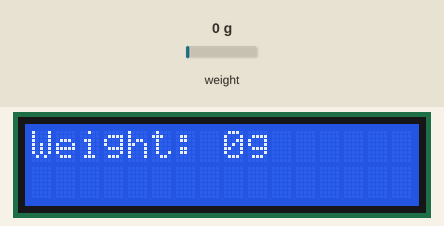
This sketch was run on a simulated ESP8266 (NodeMCU). On the bench: 16×2 character LCD. The test bench sets the inputs (shaded band); at power-on: weight on the scale 0 g. WiFi joins after 1.5 s; servers stay silent unless stated; no MQTT or app messages arrive unless stated; what the sketch prints to the serial monitor is not drawn.

Above: at 18.7 s.
18.8 s: weight on the scale set to 100 g
At 22.3 s:
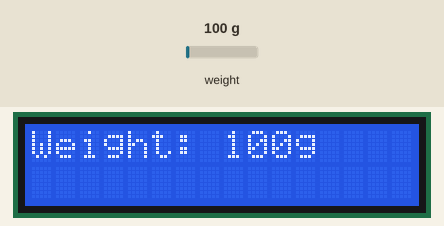
22.6 s: weight on the scale set to 1250 g
At 24.7 s:
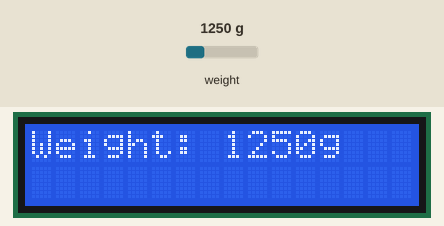
25.7 s: weight on the scale set to 2500 g
At 28.1 s:
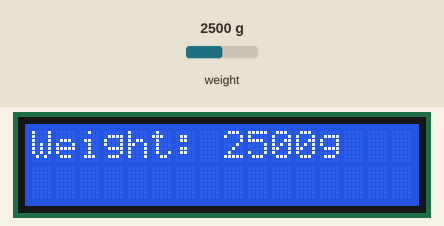
Timing chart, 0 to 29.6 s (numbered marks = the images above; inputs shaded):
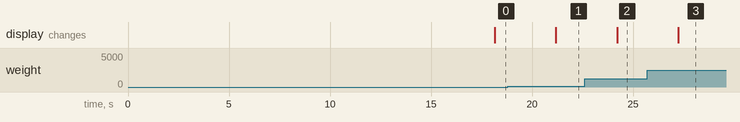

The sketch:

loadcell.ino
```cpp
#include <LiquidCrystal_I2C.h>
#include "HX711.h"
#include <ESP8266WiFi.h>
#include <String.h>
#include <PubSubClient.h>

#define wifi_ssid  "VietAnh"
#define wifi_password  "123456789"
#define mqtt_server "broker.mqttdashboard.com"
#define mqtt_user "thuy"
#define mqtt_password "123456"
#define topic  "sensorData1234"

LiquidCrystal_I2C lcd(0x27, 16, 2); // Địa chỉ I2C của màn hình LCD

#define LOADCELL_DOUT_PIN  2
#define LOADCELL_SCK_PIN   14

HX711 LOADCELL_HX711;

WiFiClient espClient;
PubSubClient client(espClient);

void setup() {
  Serial.begin(115200);
  lcd.begin();
  lcd.backlight();
  lcd.setCursor(0, 0);
  lcd.print("Weight:");

  Serial.println("Setup...");
  delay(1000);

  Serial.println();
  Serial.println("LOADCELL_HX711 begin.");
  LOADCELL_HX711.begin(LOADCELL_DOUT_PIN, LOADCELL_SCK_PIN);

  delay(1000);

  Serial.println();
  if (LOADCELL_HX711.is_ready()) {
    Serial.println("Do not place any object or weight on the scale.");
    Serial.println("Please wait...");
    for (int i = 5; i > 0; i--) {
      Serial.println(i);
      delay(1000);
    }

    LOADCELL_HX711.set_scale(108.057);
    Serial.println();
    Serial.println("Set the scales...");
    Serial.println("Please wait...");
    delay(1000);

    LOADCELL_HX711.tare();  //--> Reset scale to 0.
    Serial.println();
    Serial.println("Please place objects or weights on the scales.");
    for (int i = 5; i > 0; i--) {
      Serial.println(i);
      delay(1000);
    }
  } else {
    Serial.println("HX711 not found.");
  }

  Serial.println();
  Serial.println("Setup finish.");
  delay(1000);

  Serial.println();
  connectToWiFi();
  client.setServer(mqtt_server, 1883);
}

void loop() {
  if (!client.connected()) {
    reconnect();
  }
  client.loop();

  long weight = LOADCELL_HX711.get_units(10); // Sử dụng hàm get_units() để đọc giá trị cân nặng
  Serial.println("Weight: " + String(weight) + " g");

  lcd.setCursor(0, 0);
  lcd.print("                "); // Xoá dữ liệu cũ
  lcd.setCursor(0, 0);
  lcd.print("Weight: " + String(weight) + "g");

  if (client.publish(topic, String(weight).c_str())) {
    Serial.println("Published to MQTT: " + String(weight));
  } else {
    Serial.println("Failed to publish to MQTT");
  }

  delay(2000); // Đợi 1 giây trước khi đọc lại trọng lượng
}


void connectToWiFi() {
  Serial.println("Connecting to WiFi");
  WiFi.begin(wifi_ssid, wifi_password);
  while (WiFi.status() != WL_CONNECTED) {
    delay(1000);
    Serial.println(".");
  }
  Serial.println("");
  Serial.println("Connected to WiFi");
}

void reconnect() {
  while (!client.connected()) {
    Serial.println("Connecting to MQTT...");
    String clientName = "thuy";
    if (client.connect(clientName.c_str(), mqtt_user, mqtt_password)) {
      Serial.println("Connected to MQTT");
    } else {
      Serial.print("Failed with state ");
      Serial.println(client.state());
      delay(2000);
    }
  }
}
```

Measured:
- after the input at 18.8 s, the display: changes after 2.4 s (image 1)
- after the input at 22.6 s, the display: changes after 1.6 s (image 2)
- after the input at 25.7 s, the display: changes after 1.5 s (image 3)
